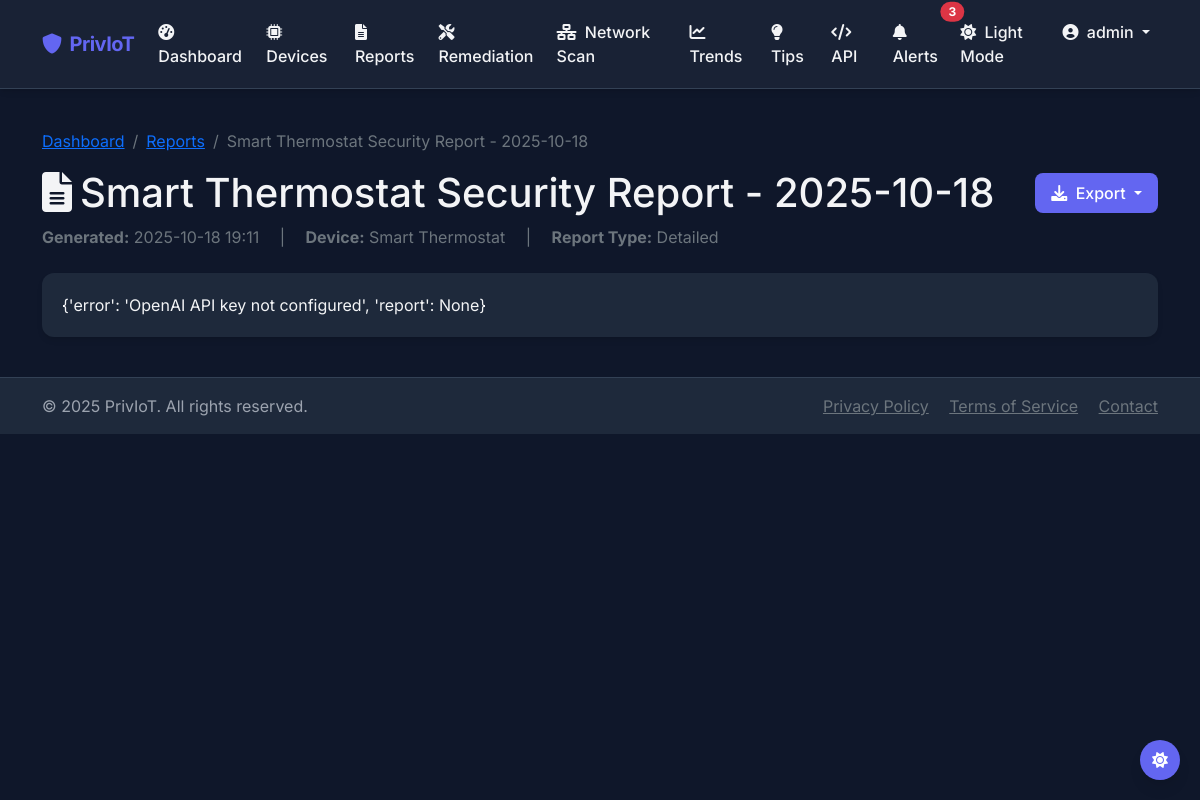
Page /report/2 (signed in) on the committed database.
### models.py (models this page shows, shortened)
class User(UserMixin, db.Model):
    id = db.Column(db.Integer, primary_key=True)
    username = db.Column(db.String(64), unique=True, nullable=False)
    email = db.Column(db.String(120), unique=True, nullable=False)
    password_hash = db.Column(db.String(256), nullable=False)
    role = db.Column(db.String(20), default='user')
    created_at = db.Column(db.DateTime, default=datetime.utcnow)
    last_login = db.Column(db.DateTime)
    is_active = db.Column(db.Boolean, default=True)
    api_key = db.Column(db.String(64), unique=True)
    notification_preferences = db.Column(db.Text)  # JSON string for notification settings
    phone = db.Column(db.String(20))  # For SMS notifications
    devices = db.relationship('Device', backref='owner', lazy='dynamic')
    scans = db.relationship('Scan', backref='user', lazy='dynamic')
    reports = db.relationship('Report', backref='user', lazy='dynamic')

class Report(db.Model):
    id = db.Column(db.Integer, primary_key=True)
    title = db.Column(db.String(100), nullable=False)
    report_type = db.Column(db.String(50))  # detailed, summary, executive
    generated_at = db.Column(db.DateTime, default=datetime.utcnow)
    file_path = db.Column(db.String(255))  # Path to generated file (PDF, etc.)
    file_size = db.Column(db.Integer)  # File size in bytes
    download_count = db.Column(db.Integer, default=0)
    content = db.Column(db.Text)
    scan_id = db.Column(db.Integer, db.ForeignKey('scan.id'), nullable=False)
    user_id = db.Column(db.Integer, db.ForeignKey('user.id'), nullable=False)
    scan = db.relationship('Scan', backref='reports')

class Device(db.Model):
    id = db.Column(db.Integer, primary_key=True)
    name = db.Column(db.String(100), nullable=False)
    device_type = db.Column(db.String(50), nullable=False)
    manufacturer = db.Column(db.String(100))
    model = db.Column(db.String(100))
    firmware_version = db.Column(db.String(50))
    ip_address = db.Column(db.String(15))
    mac_address = db.Column(db.String(17))
    location = db.Column(db.String(100))
    description = db.Column(db.Text)
    created_at = db.Column(db.DateTime, default=datetime.utcnow)
    last_scan_date = db.Column(db.DateTime)
    is_active = db.Column(db.Boolean, default=True)
    tags = db.Column(db.Text)  # JSON string for device tags
    user_id = db.Column(db.Integer, db.ForeignKey('user.id'), nullable=False)
    scans = db.relationship('Scan', backref='device', lazy='dynamic')

### routes.py (the view)
@app.route('/report/<int:report_id>')
@login_required
def report_detail(report_id):
    report = Report.query.get_or_404(report_id)
    if report.user_id != current_user.id and current_user.role != 'admin':
        flash('You do not have permission to view this report.', 'danger')
        return redirect(url_for('reports'))
    return render_template('report_detail.html', report=report)

### models.py (called while the page is built)
@login_manager.user_loader
def load_user(user_id):
    return User.query.get(int(user_id))

### routes.py (called while the page is built)
@app.context_processor
def inject_theme():
    if 'theme' not in session:
        session['theme'] = 'dark'
    return dict(theme=session['theme'])

@app.context_processor
def inject_models():
    from models import Scan
    return dict(Scan=Scan)

@app.context_processor
def inject_alerts_count():
    alerts_count = 0
    if current_user.is_authenticated:
        alerts_count = 3
    return dict(alerts_count=alerts_count)

### templates/report_detail.html (shortened to what this page needs)
{% extends "layout.html" %}
{% block content %}
<div class="container">
    <div class="row mb-4">
        <div class="col-12">
            <nav aria-label="breadcrumb">
                <ol class="breadcrumb">
                    <li class="breadcrumb-item"><a href="{{ url_for('dashboard') }}">Dashboard</a></li>
                    <li class="breadcrumb-item"><a href="{{ url_for('reports') }}">Reports</a></li>
                    <li class="breadcrumb-item active">{{ report.title }}</li>
                </ol>
            </nav>
            <div class="d-flex justify-content-between align-items-center">
                <h1 class="mb-0">
                    <i class="fas fa-file-alt me-2"></i>{{ report.title }}
                </h1>
                <div class="btn-group">
                    <button type="button" class="btn btn-primary dropdown-toggle" data-bs-toggle="dropdown" aria-expanded="false">
                        <i class="fas fa-download me-1"></i> Export
                    </button>
                </div>
            </div>
            <div class="text-muted mt-2">
                <span><strong>Generated:</strong> {{ report.generated_at.strftime('%Y-%m-%d %H:%M') }}</span>
                <span class="mx-3">|</span>
                <span><strong>Device:</strong> {{ report.scan.device.name }}</span>
                <span class="mx-3">|</span>
                <span><strong>Report Type:</strong> {{ report.report_type|capitalize }}</span>
            </div>
        </div>
    </div>
    <div class="row">
        <div class="col-12">
            <div class="card">
                <div class="card-body">
                    {{ report.content }}
                </div>
            </div>
        </div>
    </div>
</div>
<div class="position-fixed bottom-0 end-0 p-3" style="z-index: 11">
</div>
{% endblock %}

### templates/layout.html (shortened to what this page needs)
<!DOCTYPE html>
<html lang="en" data-theme="{{ theme }}">
<head>
    <link href="https://cdn.jsdelivr.net/npm/bootstrap@5.2.3/dist/css/bootstrap.min.css" rel="stylesheet">
    <link rel="stylesheet" href="https://cdnjs.cloudflare.com/ajax/libs/font-awesome/6.0.0/css/all.min.css" />
    <link rel="stylesheet" href="https://cdnjs.cloudflare.com/ajax/libs/animate.css/4.1.1/animate.min.css">
    <link rel="stylesheet" href="{{ url_for('static', filename='css/style.css') }}">
    <link rel="stylesheet" href="{{ url_for('static', filename='css/neumorphic.css') }}">
</head>
<body class="page-transition">
    {% if current_user.is_authenticated %}
    <nav class="navbar navbar-expand-lg navbar-dark">
        <div class="container">
            <a class="navbar-brand" href="{{ url_for('dashboard') }}">
                <i class="fas fa-shield-alt me-2"></i>PrivIoT
            </a>
            <div class="collapse navbar-collapse" id="navbarNav">
                <ul class="navbar-nav me-auto">
                    <li class="nav-item">
                        <a class="nav-link {% if request.path == url_for('dashboard') %}active{% endif %}" href="{{ url_for('dashboard') }}">
                            <i class="fas fa-tachometer-alt me-1"></i> Dashboard
                        </a>
                    </li>
                    <li class="nav-item">
                        <a class="nav-link {% if request.path == url_for('devices') %}active{% endif %}" href="{{ url_for('devices') }}">
                            <i class="fas fa-microchip me-1"></i> Devices
                        </a>
                    </li>
                    <li class="nav-item">
                        <a class="nav-link {% if request.path == url_for('reports') %}active{% endif %}" href="{{ url_for('reports') }}">
                            <i class="fas fa-file-alt me-1"></i> Reports
                        </a>
                    </li>
                    <li class="nav-item">
                        <a class="nav-link {% if request.path == url_for('remediation') %}active{% endif %}" href="{{ url_for('remediation') }}">
                            <i class="fas fa-tools me-1"></i> Remediation
                        </a>
                    </li>
                    <li class="nav-item">
                        <a class="nav-link {% if request.path == url_for('network_scan_page') %}active{% endif %}" href="{{ url_for('network_scan_page') }}">
                            <i class="fas fa-network-wired me-1"></i> Network Scan
                        </a>
                    </li>
                    <li class="nav-item">
                        <a class="nav-link {% if request.path == url_for('trends_page') %}active{% endif %}" href="{{ url_for('trends_page') }}">
                            <i class="fas fa-chart-line me-1"></i> Trends
                        </a>
                    </li>
                    <li class="nav-item">
                        <a class="nav-link {% if request.path == url_for('security_tips') %}active{% endif %}" href="{{ url_for('security_tips') }}">
                            <i class="fas fa-lightbulb me-1"></i> Tips
                        </a>
                    </li>
                    <li class="nav-item">
                        <a class="nav-link {% if request.path == url_for('api_docs') %}active{% endif %}" href="{{ url_for('api_docs') }}">
                            <i class="fas fa-code me-1"></i> API
                        </a>
                    </li>
                </ul>
                <ul class="navbar-nav ms-auto">
                    <li class="nav-item">
                        <a href="{{ url_for('alerts') }}" class="nav-link position-relative">
                            <i class="fas fa-bell me-1"></i> Alerts
                            <span class="position-absolute top-0 start-100 translate-middle badge rounded-pill bg-danger">
                                {{ alerts_count if alerts_count else "0" }}
                            </span>
                        </a>
                    </li>
                    <li class="nav-item">
                        <a href="{{ url_for('toggle_theme') }}" class="nav-link" id="themeToggleLink">
                            {% if theme == 'light' %}
                            <i class="fas fa-moon me-1"></i> Dark Mode
                            {% else %}
                            <i class="fas fa-sun me-1"></i> Light Mode
                            {% endif %}
                        </a>
                    </li>
                    <li class="nav-item dropdown">
                        <a class="nav-link dropdown-toggle" href="#" id="userDropdown" role="button" data-bs-toggle="dropdown" aria-expanded="false">
                            <i class="fas fa-user-circle me-1"></i> {{ current_user.username }}
                        </a>
                    </li>
                </ul>
            </div>
        </div>
    </nav>
    {% endif %}
    <main class="py-4">
        {% block content %}{% endblock %}
    </main>
    <footer class="footer mt-auto py-3">
        <div class="container">
            <div class="row">
                <div class="col-md-6">
                    <p class="mb-0">&copy; 2025 PrivIoT. All rights reserved.</p>
                </div>
                <div class="col-md-6 text-md-end">
                    <a href="#" class="text-muted me-3">Privacy Policy</a>
                    <a href="#" class="text-muted me-3">Terms of Service</a>
                    <a href="#" class="text-muted">Contact</a>
                </div>
            </div>
        </div>
    </footer>
    <div class="theme-toggle" id="themeToggle" title="Toggle theme">
        <i class="fas {% if theme == 'light' %}fa-moon{% else %}fa-sun{% endif %}"></i>
    </div>
</body>
</html>

### static/css/style.css (style rules this page uses)
:root { --primary-color: #6366F1; --secondary-color: #8B5CF6; --tertiary-color: #EC4899; --success-color: #10B981; --danger-color: #EF4444; --warning-color: #F59E0B; --info-color: #3B82F6; --light-color: #F9FAFB; --dark-color: #111827; --text-color: #F3F4F6; --text-muted: #9CA3AF; --bg-primary: #0F172A; --bg-secondary: #1E293B; --bg-tertiary: #334155; --card-bg: #1E293B; --border-color: #334155; --accent-glow: #6366F1; --accent-terminal: #10B981; --critical-color: #EF4444; --high-color: #F59E0B; --medium-color: #FBBF24; --low-color: #3B82F6; --font-family: 'Inter', 'Segoe UI', Roboto, 'Helvetica Neue', Arial, sans-serif; --shadow-sm: 0 4px 6px -1px rgba(0, 0, 0, 0.1), 0 2px 4px -1px rgba(0, 0, 0, 0.06); --shadow-md: 0 10px 15px -3px rgba(0, 0, 0, 0.1), 0 4px 6px -2px rgba(0, 0, 0, 0.05); --shadow-lg: 0 20px 25px -5px rgba(0, 0, 0, 0.1), 0 10px 10px -5px rgba(0, 0, 0, 0.04); --shadow-inner: inset 0 2px 4px 0 rgba(0, 0, 0, 0.06); --shadow-glow: 0 0 15px rgba(99, 102, 241, 0.5); --border-radius: 12px; --button-radius: 8px; --transition: all 0.25s cubic-bezier(0.25, 0.8, 0.25, 1); }
body { font-family: var(--font-family); background-color: var(--bg-primary); color: var(--text-color); min-height: 100vh; transition: var(--transition); }
.card { background-color: var(--card-bg); border: none; border-radius: var(--border-radius); box-shadow: var(--shadow-sm); transition: var(--transition); margin-bottom: 1rem; overflow: hidden; }
.card-body { padding: 1.25rem; }
.btn { border-radius: var(--button-radius); font-weight: 500; padding: 0.5rem 1rem; transition: var(--transition); border: none; box-shadow: none; position: relative; overflow: hidden; }
.btn-primary { background-color: var(--primary-color); color: white; }
.navbar { background-color: rgba(30, 41, 59, 0.7); backdrop-filter: blur(10px); -webkit-backdrop-filter: blur(10px); border-bottom: 1px solid var(--border-color); padding: 0.75rem 1rem; box-shadow: var(--shadow-sm); }
.navbar-brand { font-weight: 700; color: var(--primary-color); letter-spacing: -0.5px; }
.nav-link { color: var(--text-color); transition: var(--transition); font-weight: 500; padding: 0.5rem 1rem; border-radius: 8px; position: relative; }
.footer { background-color: var(--bg-secondary); border-top: 1px solid var(--border-color); color: var(--text-muted); padding: 1rem 0; }
.theme-toggle { position: fixed; bottom: 20px; right: 20px; width: 40px; height: 40px; border-radius: 50%; background-color: var(--primary-color); display: flex; align-items: center; justify-content: center; color: white; cursor: pointer; box-shadow: var(--shadow-md); transition: all 0.3s ease; z-index: 1000; }
.page-transition { animation: fadeIn 0.5s ease-out; }

### static/css/neumorphic.css (style rules this page uses)
:root { --neumorph-bg: var(--bg-secondary); --neumorph-shadow-light: rgba(255, 255, 255, 0.05); --neumorph-shadow-dark: rgba(0, 0, 0, 0.1); --neumorph-radius: 12px; --neumorph-depth: 6px; }

### rows in the picture
User: username "admin"
Report: title "Smart Thermostat Security Report - 2025-10-18", generated_at "2025-10-18 19:11", report_type "Detailed", content "{'error': 'OpenAI API key not configured', 'report': None}"
Device: scan.device.name "Smart Thermostat"

### other values in the picture
{{ alerts_count if alerts_count else "0" }} "3"
